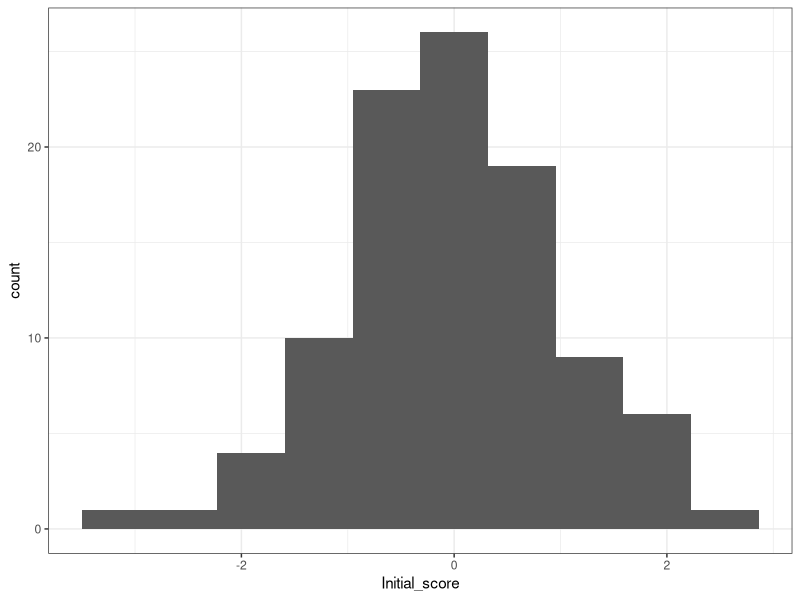
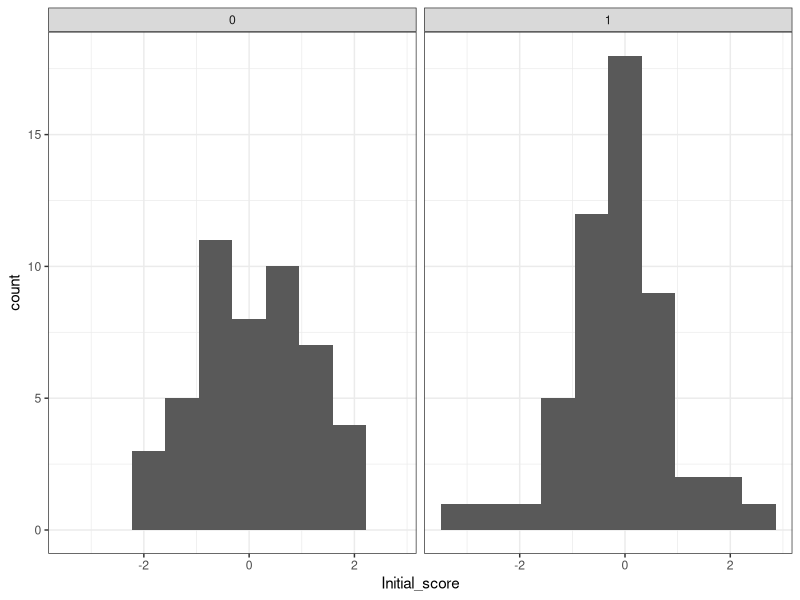
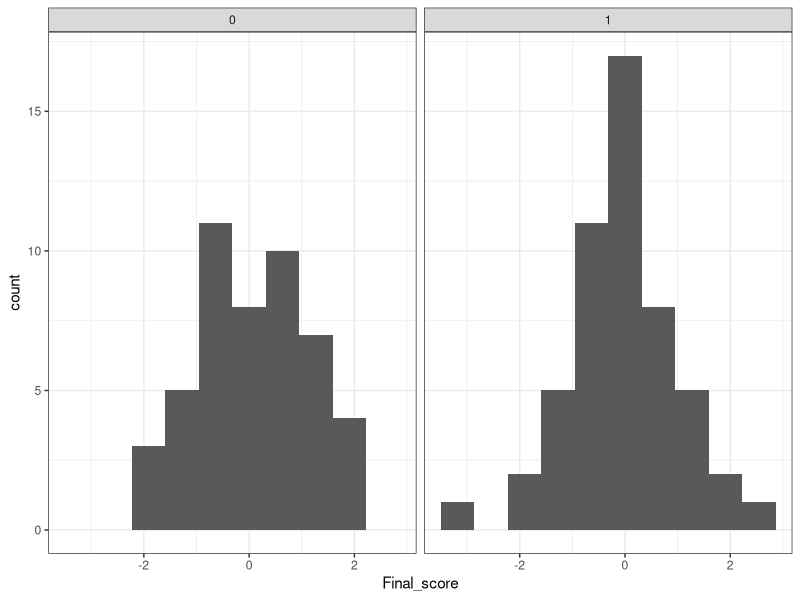

Here is the R script that generated these plots, in order:
## ---- chunk 1
knitr::opts_chunk$set(echo = FALSE)

library(dplyr)
library(ggplot2)

theme_set(theme_bw())
## ---- chunk 2
n.participants <- 100
sd.participants <- 1
true.effect <- 0.1
d.participants <- tibble(
  Initial_score = rnorm(n = n.participants, sd = sd.participants),
  Group = sample(c(0,1), size = n.participants, replace = TRUE),
  Final_score = Initial_score + ifelse(Group == 0, 0, true.effect)
)
## ---- chunk 3
d.participants %>%
  ggplot(
    aes(x = Initial_score)
  ) +
  geom_histogram(bins = 10)
## ---- chunk 4
d.participants %>%
  ggplot(
    aes(x = Initial_score)
  ) +
  geom_histogram(bins = 10) +
  facet_grid(cols = vars(Group))
## ---- chunk 5
d.participants %>%
  ggplot(
    aes(x = Final_score)
  ) +
  geom_histogram(bins = 10) +
  facet_grid(cols = vars(Group))
## ---- chunk 6
d.participants %>%
  group_by(Group) %>%
  summarise(
    n = n(), M = mean(Final_score), SD = sd(Final_score),
    .groups = 'drop') %>%
  mutate(
    across(
      .cols = c(M, SD),
      .fns = ~ round(., digits = 2)
    )
  )
  
## ---- chunk 7
d.participants %>%
  t.test(
    Final_score ~ Group,
    data = .
  )
